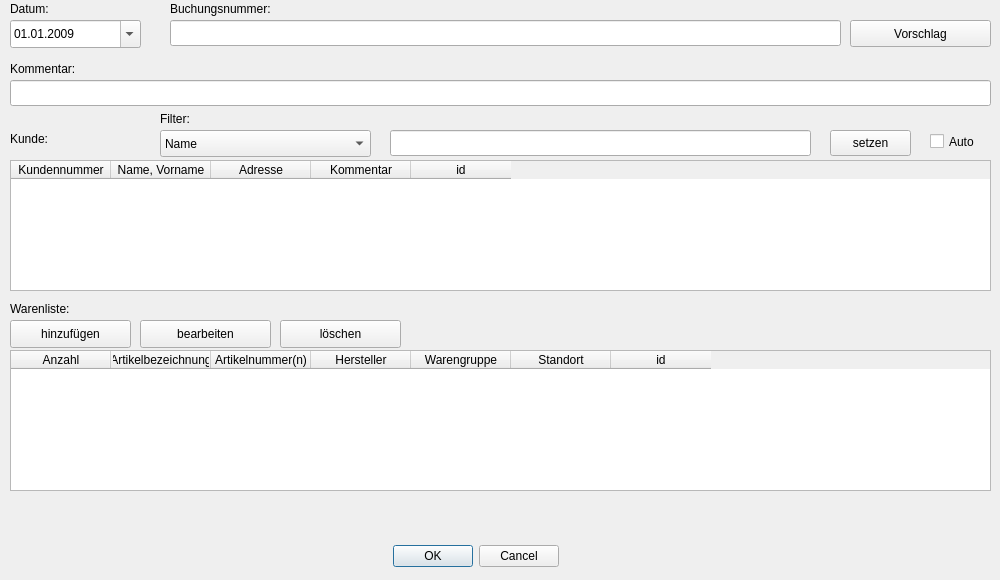
<?xml version="1.0" encoding="UTF-8"?>
<ui version="4.0">
 <class>CInputDlgOutgoingCustomer</class>
 <widget class="QDialog" name="CInputDlgOutgoingCustomer">
  <property name="geometry">
   <rect>
    <x>0</x>
    <y>0</y>
    <width>1000</width>
    <height>580</height>
   </rect>
  </property>
  <property name="windowTitle">
   <string>Dialog</string>
  </property>
  <property name="windowIcon">
   <iconset resource="lava2res.qrc">
    <normaloff>:/images/res/icon.ico</normaloff>:/images/res/icon.ico</iconset>
  </property>
  <widget class="QDialogButtonBox" name="buttonBox">
   <property name="geometry">
    <rect>
     <x>100</x>
     <y>540</y>
     <width>751</width>
     <height>32</height>
    </rect>
   </property>
   <property name="orientation">
    <enum>Qt::Horizontal</enum>
   </property>
   <property name="standardButtons">
    <set>QDialogButtonBox::Cancel|QDialogButtonBox::Ok</set>
   </property>
   <property name="centerButtons">
    <bool>true</bool>
   </property>
  </widget>
  <widget class="QLineEdit" name="lineEditMask">
   <property name="geometry">
    <rect>
     <x>390</x>
     <y>130</y>
     <width>421</width>
     <height>26</height>
    </rect>
   </property>
   <property name="maxLength">
    <number>200</number>
   </property>
  </widget>
  <widget class="QLabel" name="label_4">
   <property name="geometry">
    <rect>
     <x>10</x>
     <y>60</y>
     <width>151</width>
     <height>18</height>
    </rect>
   </property>
   <property name="text">
    <string>Kommentar:</string>
   </property>
  </widget>
  <widget class="QPushButton" name="pushButtonMaskSet">
   <property name="geometry">
    <rect>
     <x>830</x>
     <y>130</y>
     <width>81</width>
     <height>26</height>
    </rect>
   </property>
   <property name="text">
    <string>setzen</string>
   </property>
  </widget>
  <widget class="QLineEdit" name="lineEditComment">
   <property name="geometry">
    <rect>
     <x>10</x>
     <y>80</y>
     <width>981</width>
     <height>26</height>
    </rect>
   </property>
   <property name="maxLength">
    <number>200</number>
   </property>
  </widget>
  <widget class="QComboBox" name="comboBoxMask">
   <property name="geometry">
    <rect>
     <x>160</x>
     <y>130</y>
     <width>211</width>
     <height>27</height>
    </rect>
   </property>
   <item>
    <property name="text">
     <string>Name</string>
    </property>
   </item>
   <item>
    <property name="text">
     <string>Vorname</string>
    </property>
   </item>
   <item>
    <property name="text">
     <string>Strasse</string>
    </property>
   </item>
   <item>
    <property name="text">
     <string>Ort</string>
    </property>
   </item>
   <item>
    <property name="text">
     <string>Postleitzahl</string>
    </property>
   </item>
   <item>
    <property name="text">
     <string>Kundennummer</string>
    </property>
   </item>
   <item>
    <property name="text">
     <string>Kommentar</string>
    </property>
   </item>
  </widget>
  <widget class="QCheckBox" name="checkBoxAuto">
   <property name="geometry">
    <rect>
     <x>930</x>
     <y>130</y>
     <width>71</width>
     <height>23</height>
    </rect>
   </property>
   <property name="text">
    <string>Auto</string>
   </property>
  </widget>
  <widget class="QLabel" name="label">
   <property name="geometry">
    <rect>
     <x>10</x>
     <y>0</y>
     <width>81</width>
     <height>18</height>
    </rect>
   </property>
   <property name="text">
    <string>Datum:</string>
   </property>
  </widget>
  <widget class="QDateEdit" name="dateEdit">
   <property name="geometry">
    <rect>
     <x>10</x>
     <y>20</y>
     <width>131</width>
     <height>28</height>
    </rect>
   </property>
   <property name="minimumDate">
    <date>
     <year>2009</year>
     <month>1</month>
     <day>1</day>
    </date>
   </property>
   <property name="displayFormat">
    <string>dd.MM.yyyy</string>
   </property>
   <property name="calendarPopup">
    <bool>true</bool>
   </property>
  </widget>
  <widget class="QLabel" name="label_2">
   <property name="geometry">
    <rect>
     <x>10</x>
     <y>130</y>
     <width>131</width>
     <height>18</height>
    </rect>
   </property>
   <property name="text">
    <string>Kunde:</string>
   </property>
  </widget>
  <widget class="QTableWidget" name="tableWidgetCustomer">
   <property name="geometry">
    <rect>
     <x>10</x>
     <y>160</y>
     <width>981</width>
     <height>131</height>
    </rect>
   </property>
   <property name="editTriggers">
    <set>QAbstractItemView::NoEditTriggers</set>
   </property>
   <property name="alternatingRowColors">
    <bool>true</bool>
   </property>
   <property name="selectionMode">
    <enum>QAbstractItemView::SingleSelection</enum>
   </property>
   <property name="selectionBehavior">
    <enum>QAbstractItemView::SelectRows</enum>
   </property>
   <column>
    <property name="text">
     <string>Kundennummer</string>
    </property>
   </column>
   <column>
    <property name="text">
     <string>Name, Vorname</string>
    </property>
   </column>
   <column>
    <property name="text">
     <string>Adresse</string>
    </property>
   </column>
   <column>
    <property name="text">
     <string>Kommentar</string>
    </property>
   </column>
   <column>
    <property name="text">
     <string>id</string>
    </property>
   </column>
  </widget>
  <widget class="QLabel" name="label_5">
   <property name="geometry">
    <rect>
     <x>160</x>
     <y>110</y>
     <width>62</width>
     <height>17</height>
    </rect>
   </property>
   <property name="text">
    <string>Filter:</string>
   </property>
  </widget>
  <widget class="QPushButton" name="pushButtonDelete">
   <property name="geometry">
    <rect>
     <x>280</x>
     <y>320</y>
     <width>121</width>
     <height>28</height>
    </rect>
   </property>
   <property name="text">
    <string>löschen</string>
   </property>
  </widget>
  <widget class="QLabel" name="label_3">
   <property name="geometry">
    <rect>
     <x>10</x>
     <y>300</y>
     <width>111</width>
     <height>18</height>
    </rect>
   </property>
   <property name="text">
    <string>Warenliste:</string>
   </property>
  </widget>
  <widget class="QPushButton" name="pushButtonEdit">
   <property name="geometry">
    <rect>
     <x>140</x>
     <y>320</y>
     <width>131</width>
     <height>28</height>
    </rect>
   </property>
   <property name="text">
    <string>bearbeiten</string>
   </property>
  </widget>
  <widget class="QPushButton" name="pushButtonNew">
   <property name="geometry">
    <rect>
     <x>10</x>
     <y>320</y>
     <width>121</width>
     <height>28</height>
    </rect>
   </property>
   <property name="text">
    <string>hinzufügen</string>
   </property>
  </widget>
  <widget class="QTableWidget" name="tableWidgetWares">
   <property name="geometry">
    <rect>
     <x>10</x>
     <y>350</y>
     <width>981</width>
     <height>141</height>
    </rect>
   </property>
   <property name="editTriggers">
    <set>QAbstractItemView::NoEditTriggers</set>
   </property>
   <property name="alternatingRowColors">
    <bool>true</bool>
   </property>
   <property name="selectionMode">
    <enum>QAbstractItemView::SingleSelection</enum>
   </property>
   <property name="selectionBehavior">
    <enum>QAbstractItemView::SelectRows</enum>
   </property>
   <property name="sortingEnabled">
    <bool>true</bool>
   </property>
   <column>
    <property name="text">
     <string>Anzahl</string>
    </property>
   </column>
   <column>
    <property name="text">
     <string>Artikelbezeichnung</string>
    </property>
   </column>
   <column>
    <property name="text">
     <string>Artikelnummer(n)</string>
    </property>
   </column>
   <column>
    <property name="text">
     <string>Hersteller</string>
    </property>
   </column>
   <column>
    <property name="text">
     <string>Warengruppe</string>
    </property>
   </column>
   <column>
    <property name="text">
     <string>Standort</string>
    </property>
   </column>
   <column>
    <property name="text">
     <string>id</string>
    </property>
   </column>
  </widget>
  <widget class="QLabel" name="labelError">
   <property name="geometry">
    <rect>
     <x>100</x>
     <y>510</y>
     <width>751</width>
     <height>20</height>
    </rect>
   </property>
   <property name="palette">
    <palette>
     <active>
      <colorrole role="WindowText">
       <brush brushstyle="SolidPattern">
        <color alpha="255">
         <red>170</red>
         <green>0</green>
         <blue>0</blue>
        </color>
       </brush>
      </colorrole>
      <colorrole role="Text">
       <brush brushstyle="SolidPattern">
        <color alpha="255">
         <red>170</red>
         <green>0</green>
         <blue>0</blue>
        </color>
       </brush>
      </colorrole>
     </active>
     <inactive>
      <colorrole role="WindowText">
       <brush brushstyle="SolidPattern">
        <color alpha="255">
         <red>170</red>
         <green>0</green>
         <blue>0</blue>
        </color>
       </brush>
      </colorrole>
      <colorrole role="Text">
       <brush brushstyle="SolidPattern">
        <color alpha="255">
         <red>170</red>
         <green>0</green>
         <blue>0</blue>
        </color>
       </brush>
      </colorrole>
     </inactive>
     <disabled>
      <colorrole role="WindowText">
       <brush brushstyle="SolidPattern">
        <color alpha="255">
         <red>127</red>
         <green>125</green>
         <blue>123</blue>
        </color>
       </brush>
      </colorrole>
      <colorrole role="Text">
       <brush brushstyle="SolidPattern">
        <color alpha="255">
         <red>127</red>
         <green>125</green>
         <blue>123</blue>
        </color>
       </brush>
      </colorrole>
     </disabled>
    </palette>
   </property>
   <property name="font">
    <font>
     <weight>75</weight>
     <bold>true</bold>
    </font>
   </property>
   <property name="text">
    <string/>
   </property>
   <property name="alignment">
    <set>Qt::AlignCenter</set>
   </property>
  </widget>
  <widget class="QPushButton" name="pushButtonNomination">
   <property name="geometry">
    <rect>
     <x>850</x>
     <y>20</y>
     <width>141</width>
     <height>27</height>
    </rect>
   </property>
   <property name="text">
    <string>Vorschlag</string>
   </property>
  </widget>
  <widget class="QLabel" name="label_6">
   <property name="geometry">
    <rect>
     <x>170</x>
     <y>0</y>
     <width>211</width>
     <height>17</height>
    </rect>
   </property>
   <property name="text">
    <string>Buchungsnummer:</string>
   </property>
  </widget>
  <widget class="QLineEdit" name="lineEditBookingnumber">
   <property name="geometry">
    <rect>
     <x>170</x>
     <y>20</y>
     <width>671</width>
     <height>26</height>
    </rect>
   </property>
   <property name="maxLength">
    <number>200</number>
   </property>
  </widget>
 </widget>
 <tabstops>
  <tabstop>dateEdit</tabstop>
  <tabstop>lineEditBookingnumber</tabstop>
  <tabstop>pushButtonNomination</tabstop>
  <tabstop>lineEditComment</tabstop>
  <tabstop>comboBoxMask</tabstop>
  <tabstop>lineEditMask</tabstop>
  <tabstop>pushButtonMaskSet</tabstop>
  <tabstop>checkBoxAuto</tabstop>
  <tabstop>tableWidgetCustomer</tabstop>
  <tabstop>pushButtonNew</tabstop>
  <tabstop>pushButtonEdit</tabstop>
  <tabstop>pushButtonDelete</tabstop>
  <tabstop>tableWidgetWares</tabstop>
  <tabstop>buttonBox</tabstop>
 </tabstops>
 <resources>
  <include location="lava2res.qrc"/>
 </resources>
 <connections>
  <connection>
   <sender>buttonBox</sender>
   <signal>accepted()</signal>
   <receiver>CInputDlgOutgoingCustomer</receiver>
   <slot>accept()</slot>
   <hints>
    <hint type="sourcelabel">
     <x>248</x>
     <y>254</y>
    </hint>
    <hint type="destinationlabel">
     <x>157</x>
     <y>274</y>
    </hint>
   </hints>
  </connection>
  <connection>
   <sender>buttonBox</sender>
   <signal>rejected()</signal>
   <receiver>CInputDlgOutgoingCustomer</receiver>
   <slot>reject()</slot>
   <hints>
    <hint type="sourcelabel">
     <x>316</x>
     <y>260</y>
    </hint>
    <hint type="destinationlabel">
     <x>286</x>
     <y>274</y>
    </hint>
   </hints>
  </connection>
 </connections>
</ui>
